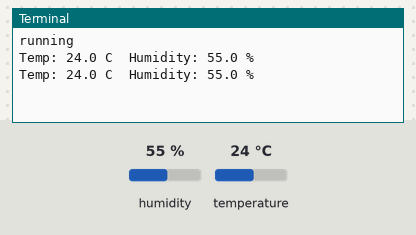
Simulated run of this program. Board: Raspberry Pi (BCM pin numbers). Parts: the last lines printed to the terminal. Inputs (shaded band) come from the test bench; at power-on: humidity 55 %, temperature 24 °C.

Above: at 1.2 s.
1.3 s: humidity set to 22 %
At 2.0 s:
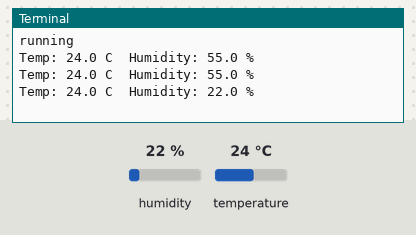
2.8 s: temperature set to 12 °C
At 3.6 s:
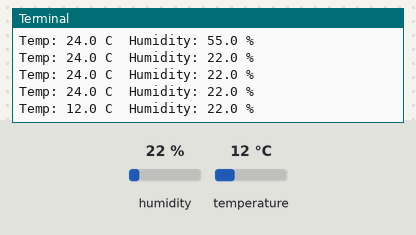
4.3 s: humidity set to 40 %
At 4.3 s:
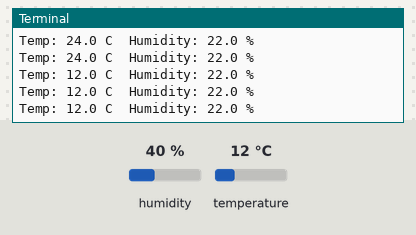
Timing chart, 0 to 7.3 s (numbered marks = the images above; inputs shaded):
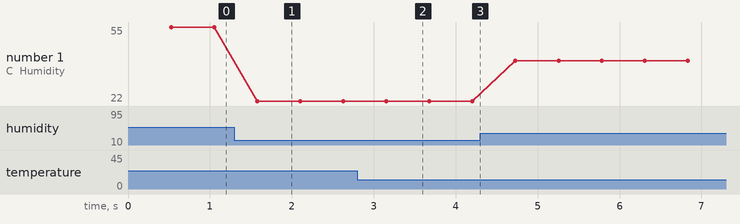

The program:

Dhtreading.py
```python
#!/usr/bin/python
import sys
import Adafruit_DHT

print 'running'

while True:

    humidity, temperature = Adafruit_DHT.read_retry(11, 4)

    print 'Temp: {0:0.1f} C  Humidity: {1:0.1f} %'.format(temperature, humidity)
```

Measured:
- after the input at 1.3 s, the terminal: prints a new line after 0.28 s (image 1)
- after the input at 2.8 s, the terminal: prints a new line after 0.35 s (image 2)
- plotted number 1: 55 → 22 after the input at 1.3 s, 22 → 40 after the input at 4.3 s
